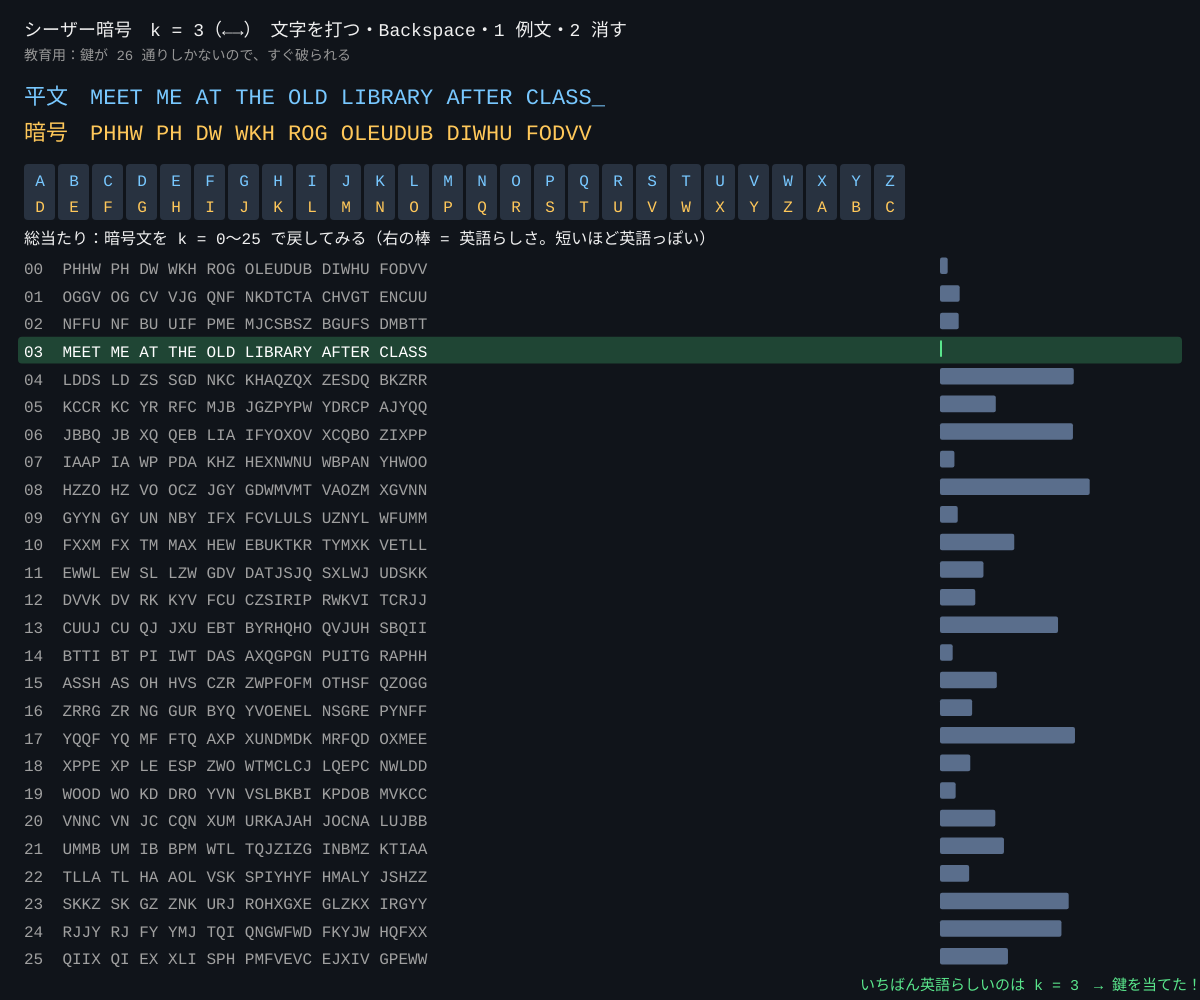
Frame 1 (no input)
Frame 60 (no input): identical to frame 1, image omitted
Frame 120 (the mouse pressed at the canvas centre since frame 60): identical to frame 1, image omitted

The p5.js sketch that drew this single still picture (run headless with seeded random() and noise() and a simulated clock; from frame 60 on, the mouse is pressed at the canvas centre):

// p5.js sketch
// ── sketch.js
// ============================================
// 00 シーザー暗号と総当たり
// 文字を k 個ずらすだけの暗号。鍵は 26 通りしかないので、全部試せば必ず読める（総当たり攻撃）
// 文字を打つ = 平文を入力 / Backspace = 1 文字消す / ←→ = ずらす数 k / 1 = 例文 / 2 = 全部消す
// ※ 教育用。実際の安全な暗号には使わない
// ============================================

let plain = 'MEET ME AT THE OLD LIBRARY AFTER CLASS';  // 平文（大文字に直して使う）
let shiftK = 3;               // ★ 鍵 = ずらす数（0〜25）
let maxLen = 60;              // ★ 入力できる最大の文字数

// 英語の文字の出現頻度（%）A〜Z。「英語らしさ」の点数に使う
const EN_FREQ = [8.2, 1.5, 2.8, 4.3, 12.7, 2.2, 2.0, 6.1, 7.0, 0.15, 0.77, 4.0, 2.4,
  6.7, 7.5, 1.9, 0.095, 6.0, 6.3, 9.1, 2.8, 0.98, 2.4, 0.15, 2.0, 0.074];

function setup() {
  createCanvas(windowWidth, windowHeight);
  textFont('monospace');
}

// ★ シーザー暗号の本体：A〜Z だけを k 個ずらす（Z の次は A に戻る = mod 26）
function caesar(s, k) {
  let out = '';
  for (let ch of s) {
    let c = ch.charCodeAt(0);
    if (c >= 65 && c <= 90) out += String.fromCharCode(65 + (((c - 65 + k) % 26) + 26) % 26);
    else out += ch;
  }
  return out;
}

function draw() {
  background(16, 20, 26);
  let cipherText = caesar(plain, shiftK);

  // ---- 上：暗号化のようす
  fill(240);
  noStroke();
  textSize(18);
  text('シーザー暗号　k = ' + shiftK + '（←→）　文字を打つ・Backspace・1 例文・2 消す', 24, 36);
  fill(150);
  textSize(14);
  text('教育用：鍵が 26 通りしかないので、すぐ破られる', 24, 60);

  textSize(22);
  fill(120, 200, 255);
  text('平文　' + plain + (frameCount % 60 < 30 ? '_' : ''), 24, 104);
  fill(255, 200, 90);
  text('暗号　' + cipherText, 24, 140);

  // アルファベットの対応表（上の段 → 下の段）
  let cw = min(34, (width - 48) / 26);
  for (let i = 0; i < 26; i++) {
    let x = 24 + i * cw;
    fill(40, 50, 64);
    rect(x, 164, cw - 3, 56, 4);
    fill(120, 200, 255);
    textSize(16);
    textAlign(CENTER);
    text(String.fromCharCode(65 + i), x + cw / 2 - 1, 186);
    fill(255, 200, 90);
    text(String.fromCharCode(65 + (i + shiftK) % 26), x + cw / 2 - 1, 212);
    textAlign(LEFT);
  }

  // ---- 下：総当たり（暗号文を 26 通りの k で戻してみる）
  let top = 252;
  let rowH = max(14, (height - top - 30) / 26);
  let scores = [];
  for (let k = 0; k < 26; k++) scores.push(englishScore(caesar(cipherText, -k)));
  let best = scores.indexOf(min(scores));

  fill(240);
  textSize(16);
  text('総当たり：暗号文を k = 0〜25 で戻してみる（右の棒 = 英語らしさ。短いほど英語っぽい）', 24, top - 8);
  textSize(min(16, rowH * 0.8));
  let barX = width - 260;
  for (let k = 0; k < 26; k++) {
    let y = top + k * rowH;
    if (k === best) { fill(60, 160, 100, 90); rect(18, y + 2, width - 36, rowH - 1, 4); }
    fill(k === best ? 255 : 160);
    text(nf(k, 2) + '  ' + caesar(cipherText, -k).slice(0, 70), 24, y + rowH * 0.8);
    // χ² の棒（小さいほど英語の頻度に近い）
    let w = constrain(scores[k] / 8, 2, 220);
    fill(k === best ? color(90, 230, 140) : color(90, 110, 140));
    rect(barX, y + rowH * 0.2, w, rowH * 0.6, 2);
  }
  fill(90, 230, 140);
  textSize(15);
  text('いちばん英語らしいのは k = ' + best + (best === shiftK ? '　→ 鍵を当てた！' : '（文が短いと外れることも）'), barX - 80, height - 10);
}

// ★ 英語らしさ：文字の頻度と英語の頻度の「ずれ」（カイ二乗）。小さいほど英語っぽい
function englishScore(s) {
  let cnt = new Array(26).fill(0), total = 0;
  for (let ch of s) {
    let c = ch.charCodeAt(0) - 65;
    if (c >= 0 && c < 26) { cnt[c]++; total++; }
  }
  if (total === 0) return 0;
  let chi = 0;
  for (let i = 0; i < 26; i++) {
    let expect = total * EN_FREQ[i] / 100;
    chi += (cnt[i] - expect) * (cnt[i] - expect) / expect;
  }
  return chi;
}

function keyPressed() {
  if (key === LEFT_ARROW) shiftK = (shiftK + 25) % 26;
  else if (key === RIGHT_ARROW) shiftK = (shiftK + 1) % 26;
  else if (key === 'Backspace') plain = plain.slice(0, -1);
  else if (key === '1') plain = 'MEET ME AT THE OLD LIBRARY AFTER CLASS';
  else if (key === '2') plain = '';
  else if (key.length === 1 && plain.length < maxLen) {
    let up = key.toUpperCase();
    if ((up >= 'A' && up <= 'Z') || up === ' ' || up === '.' || up === ',') plain += up;
  }
  return false;   // スペースや矢印でページがスクロールしないように
}

// ---------- やってみよう ----------
// 1. 自分の名前を打って、k = 13（ROT13）で 2 回暗号化すると元に戻るのを確かめよう
// 2. 「HI」のような短い文だと、英語らしさの判定が外れることがある。何文字あれば当たる？
// 3. caesar を「偶数番目は +k、奇数番目は −k」に変えると、総当たりは何通りになる？
// 4. EN_FREQ を日本語のローマ字の頻度に置きかえて、ローマ字の文で試そう

// ==================================================
// ここから下は「道具」：特になし（caesar と englishScore が主役）
// ==================================================
